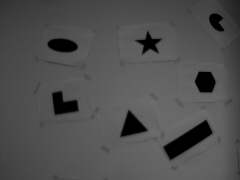
#> input picture images/shapes_im.png, 240 x 180 px
$ python detect_features_traditional.py
#> lines starting #> are read from the running program, lines starting #| are printed output that depends on the picture; after the words box and inside, x2 and y2 are one past the last pixel; in counts of white or black regions, pixels touching at a corner belong together
# sci-kit imports
from skimage import io, feature, filters

# openCV imports
import numpy as np
import cv2 as cv
from matplotlib import pyplot as plt


def opencv_test(im_file):
    img = cv.imread(im_file)

    # Initiate FAST object with default values
    fast = cv.FastFeatureDetector_create()

    # find and draw the keypoints
    kp = fast.detect(img,None)
    img2 = cv.drawKeypoints(img, kp, None, color=(255,0,0))
    cv.imshow('FAST corners', img2)
    cv.waitKey(0)
    cv.destroyAllWindows()

    # [13 lines of commented-out code are left out]


def scikit_test(im_file):
    im = io.imread(im_file)
    # edges = feature.canny(im)
    # io.imshow(edges)
    # io.show()

    edges = filters.sobel(im)
    io.imshow(edges)


# Harris Corner Detector
def harris_test(im_file):
#> called with im_file = 'images/shapes_im.png'
    img = cv.imread(im_file)
#> img is the input picture: shape (180, 240, 3); min 0, max 110, mean 79.2
    gray = cv.cvtColor(img,cv.COLOR_BGR2GRAY)
    gray = np.float32(gray)
    dst = cv.cornerHarris(gray,2,3,0.04)
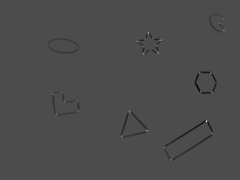
#> dst: shape (180, 240) float32; min -2049921.2, max 4740841, mean -14116.3; drawn with min black and max white
    #result is dilated for marking the corners, not important
    dst = cv.dilate(dst,None)
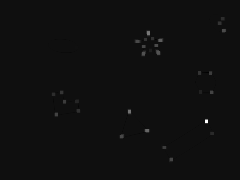
#> dst: shape (180, 240) float32; min -312682.3, max 4740841, mean 9183; drawn with min black and max white
    # Threshold for an optimal value, it may vary depending on the image.
    img[dst>0.01*dst.max()]=[0,0,255]
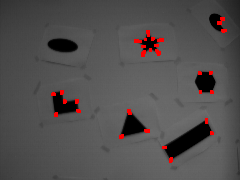
#> img: shape (180, 240, 3); 1.33% of pixels changed, all inside (x1, y1, x2, y2) = (51, 17, 227, 163)
    cv.imshow('dst',img)
    if cv.waitKey(0) & 0xff == 27:
#> (key Esc is pressed here)
        cv.destroyAllWindows()


event_im_shapes = "images/canvas_shapes_frame_00000000.png"
im_shapes = "images/shapes_im.png"
harris_test(im_shapes)
